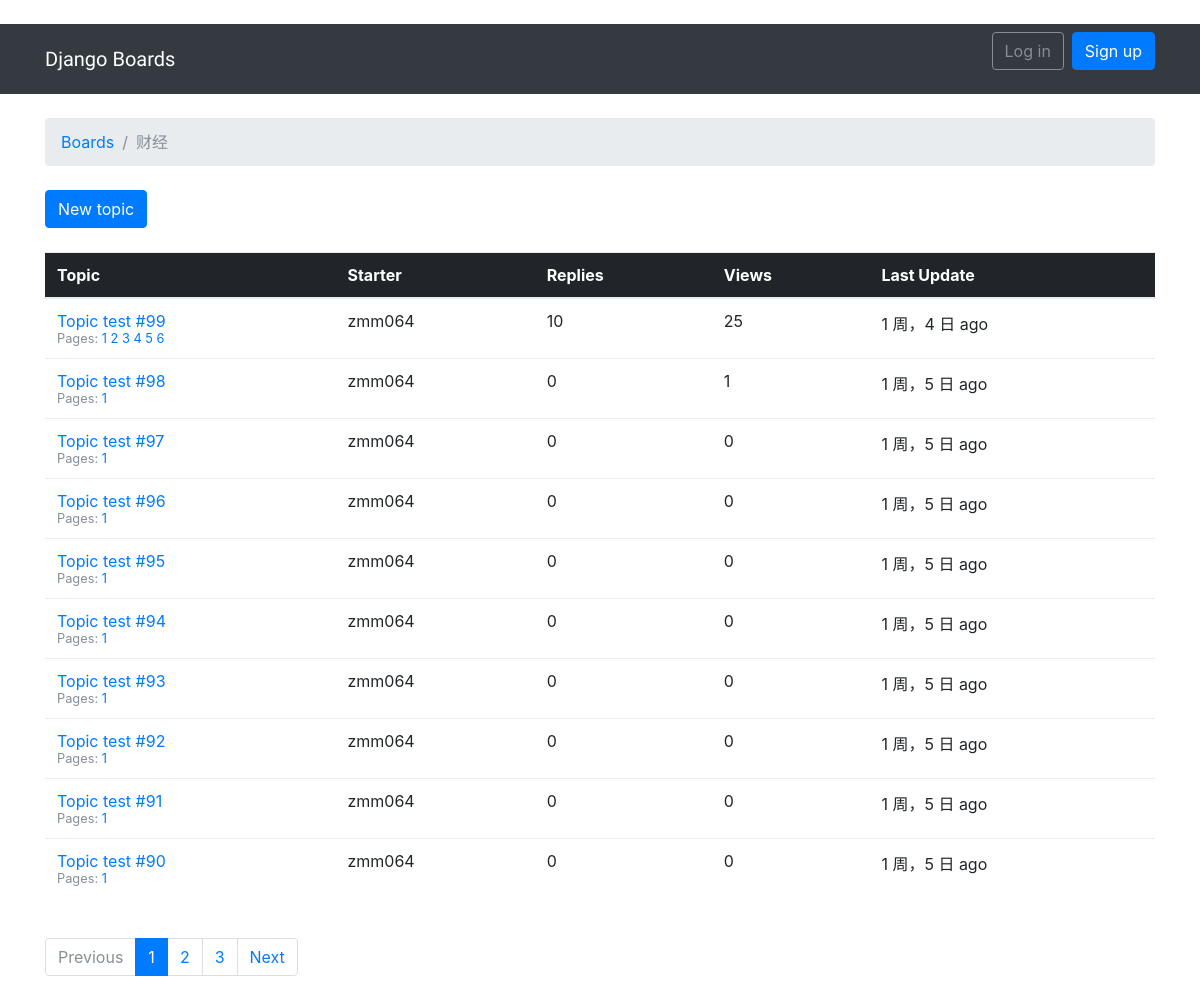
The app's page /boards/1/, older data.
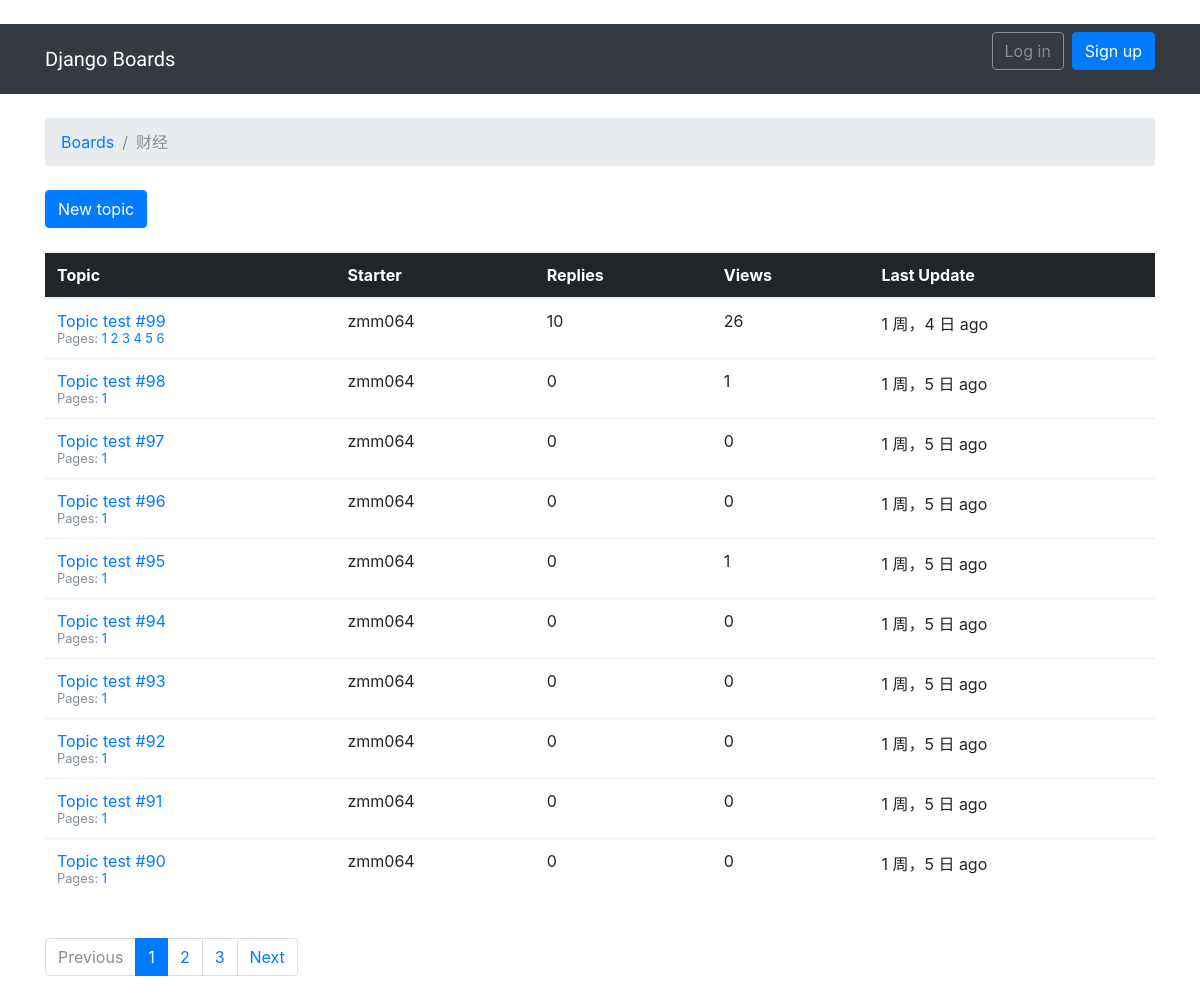
The same page, newer data.
### boards/models.py (models this page shows, shortened)
class Topic(models.Model):
    subject      = models.CharField('主题',max_length=255)
    last_updated = models.DateTimeField('最近更新时间',auto_now_add=True)
    board        = models.ForeignKey(Board, related_name='topics', verbose_name='所属板块')
    starter      = models.ForeignKey(User, related_name='topics', verbose_name='创建用户')
    views        = models.PositiveIntegerField(default=0)
    def get_page_count(self):
        count = self.posts.count()
        pages = count / 2
        return math.ceil(pages)
    def has_many_pages(self, count=None):
        if count is None:
            count = self.get_page_count()
        return count > 6
    def get_page_range(self):
        count = self.get_page_count()
        if self.has_many_pages(count):
            return range(1, 5)
        return range(1, count + 1)

### boards/views.py (the view)
# urls.py: url(r'^boards/(?P<pk>\d+)/$', TopicListView.as_view(), name='topics'),
class TopicListView(ListView):
    model = Topic
    context_object_name = 'topics'
    template_name = 'topics.html'
    paginate_by = 10
    def get_context_data(self, **kwargs):
        kwargs['board'] = self.board
        return super().get_context_data(**kwargs)
    def get_queryset(self):
        self.board = get_object_or_404(Board, pk=self.kwargs.get('pk'))
        queryset = self.board.topics.order_by('-last_updated').annotate(replies=Count('posts') - 1)
        return queryset

### templates/topics.html (shortened to what this page needs)
﻿{% extends 'base.html' %}
{% load humanize %}
{% block breadcrumb %}
  <li class="breadcrumb-item"><a href="{% url 'boards:home' %}">Boards</a></li>
  <li class="breadcrumb-item active">{{ board.name }}</li>
{% endblock %}
{% block content %}
    <div class="mb-4">
        <a href="{% url 'boards:new_topic' board.pk %}" class="btn btn-primary">New topic</a>
      </div>
    <table class="table">
    <thead class="thead-inverse">
      <tr>
        <th>Topic</th> <th>Starter</th> <th>Replies</th> <th>Views</th> <th>Last Update</th>
      </tr>
    </thead>
    <tbody>
      {% for topic in topics %}
        {% url 'boards:topic_posts' board.pk topic.pk as topic_url %}
        <tr>
          <td>
            <p class="mb-0"><a href="{{ topic_url  }}">{{ topic.subject }}</a></p>
            <small class="text-muted">
              Pages:
              {% for i in topic.get_page_range %}
                <a href="{{ topic_url }}?page={{ i }}">{{ i }} </a>
              {% endfor %}
            </small>
          </td>
          <td>{{ topic.starter.username }}</td>
          <td>{{ topic.replies }}</td>
          <td>{{ topic.views }}</td>
          <td>{{ topic.last_updated|naturaltime  }}</td>
        </tr>
      {% endfor %}
    </tbody>
  </table>
  {% include 'includes/pagination.html' %}
{% endblock %}

Row changes from the older to the newer data that the page shows:
changed Topic "Topic test #99": views "25" → "26"
changed Topic "Topic test #95": views "0" → "1"
